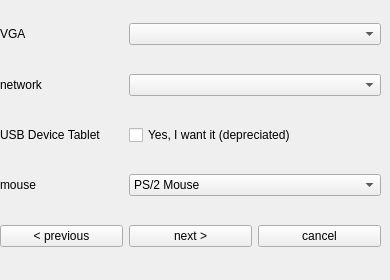
   <widget class="QWidget" name="page_6">
    <widget class="QWidget" name="gridLayoutWidget_6">
     <property name="geometry">
      <rect>
       <x>0</x>
       <y>0</y>
       <width>381</width>
       <height>271</height>
      </rect>
     </property>
     <layout class="QGridLayout" name="gridLayout_6">
      <item row="4" column="1">
       <widget class="QPushButton" name="btn_next4">
        <property name="text">
         <string>next &gt;</string>
        </property>
       </widget>
      </item>
      <item row="0" column="0">
       <widget class="QLabel" name="lbl_vga">
        <property name="text">
         <string>VGA</string>
        </property>
       </widget>
      </item>
      <item row="2" column="0">
       <widget class="QLabel" name="label_18">
        <property name="text">
         <string>USB Device Tablet</string>
        </property>
       </widget>
      </item>
      <item row="1" column="0">
       <widget class="QLabel" name="lbl_net">
        <property name="text">
         <string>network</string>
        </property>
       </widget>
      </item>
      <item row="4" column="0">
       <widget class="QPushButton" name="btn_prev4">
        <property name="text">
         <string>&lt; previous</string>
        </property>
       </widget>
      </item>
      <item row="4" column="2">
       <widget class="QPushButton" name="btn_cancel4">
        <property name="text">
         <string>cancel</string>
        </property>
       </widget>
      </item>
      <item row="3" column="0">
       <widget class="QLabel" name="lbl_mouse">
        <property name="text">
         <string>mouse</string>
        </property>
       </widget>
      </item>
      <item row="0" column="1" colspan="2">
       <widget class="QComboBox" name="cb_vga">
        <property name="placeholderText">
         <string>(Please select a graphics adapter)</string>
        </property>
        <item>
         <property name="text">
          <string>let QEMU decide</string>
         </property>
        </item>
       </widget>
      </item>
      <item row="1" column="1" colspan="2">
       <widget class="QComboBox" name="cb_net">
        <property name="placeholderText">
         <string>(Please select a network adapter)</string>
        </property>
        <item>
         <property name="text">
          <string>none</string>
         </property>
        </item>
       </widget>
      </item>
      <item row="3" column="1" colspan="2">
       <widget class="QComboBox" name="cb_mouse">
        <item>
         <property name="text">
          <string>PS/2 Mouse</string>
         </property>
        </item>
        <item>
         <property name="text">
          <string>USB Mouse</string>
         </property>
        </item>
        <item>
         <property name="text">
          <string>USB Tablet Device</string>
         </property>
        </item>
       </widget>
      </item>
      <item row="2" column="1" colspan="2">
       <widget class="QCheckBox" name="checkBox">
        <property name="text">
         <string>Yes, I want it (depreciated)</string>
        </property>
       </widget>
      </item>
     </layout>
    </widget>
   </widget>
